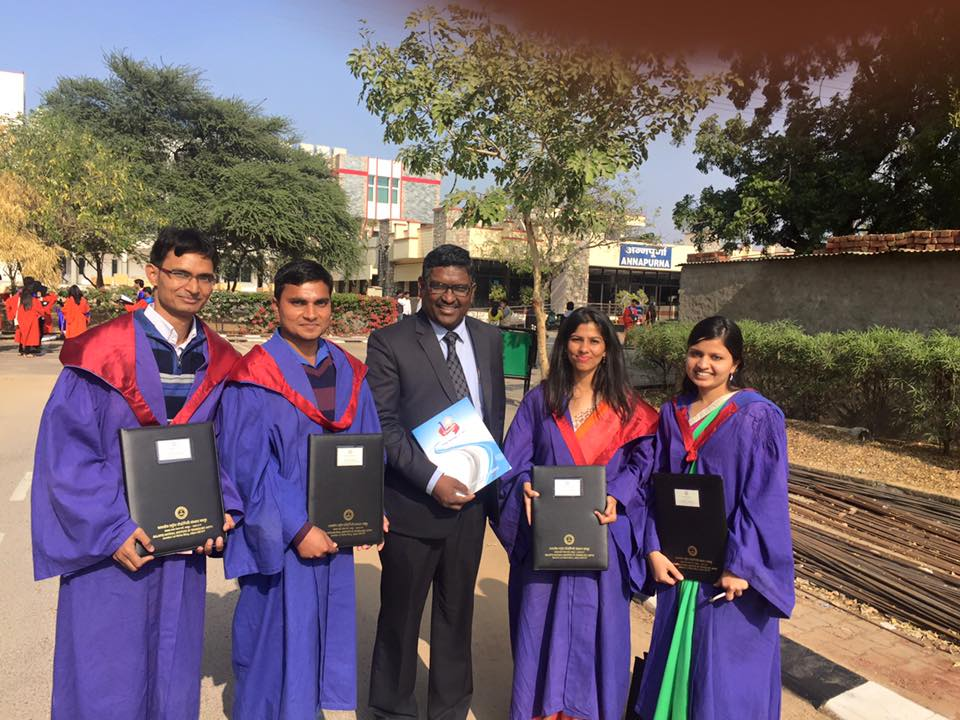
#> input picture 1-face-recognition/imgs/005 6.jpg, 960 x 720 px
$ jupyter execute assignment2.ipynb
#> lines starting #> are read from the running program, lines starting #| are printed output that depends on the picture; after the words box and inside, x2 and y2 are one past the last pixel; in counts of white or black regions, pixels touching at a corner belong together
### Introduction to face recognition

#### Part 2: Face recognition on a static frame.

[cell 1]
import cv2
from matplotlib import pyplot as plt

image_path = '../imgs/005 6.jpg'

source_image = cv2.imread(image_path, 0)
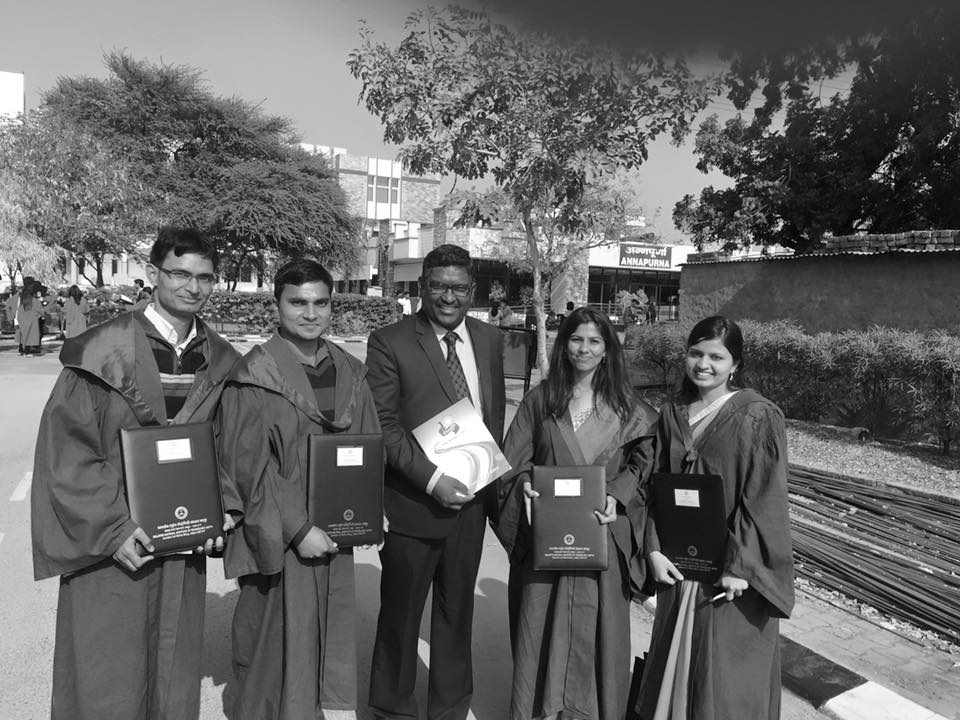
#> source_image: shape (720, 960); min 0, max 255, mean 100.2
source_image = cv2.cvtColor(source_image.copy(), cv2.COLOR_BGR2RGB)
#> source_image: shape (720, 960, 3)

plt.imshow(source_image)
plt.axis('off')

Reading pretreined model for face recognition. Definig face coordinates. Drawing rectangle around each face on the frame.

[cell 2]
face_cascade = cv2.CascadeClassifier('../pretrained-face-recognition-model/012 haarcascade-frontalface-default.xml')

faces = face_cascade.detectMultiScale(source_image, scaleFactor = 1.2, minNeighbors = 5, minSize = (20, 20))
#> faces = [[563, 323, 46, 46], [682, 336, 49, 49], [163, 253, 61, 61], [283, 282, 55, 55], [421, 266, 57, 57]]

for (x, y, w, h) in faces:
    source_image = cv2.rectangle(source_image, (x, y), (x + w, y + h), (0, 255, 0), 2)
#> this loop made 5 passes
#> pass 1, `source_image = cv2.rectangle(source_image, (x, y), (x + w, y + h), (0,..`:
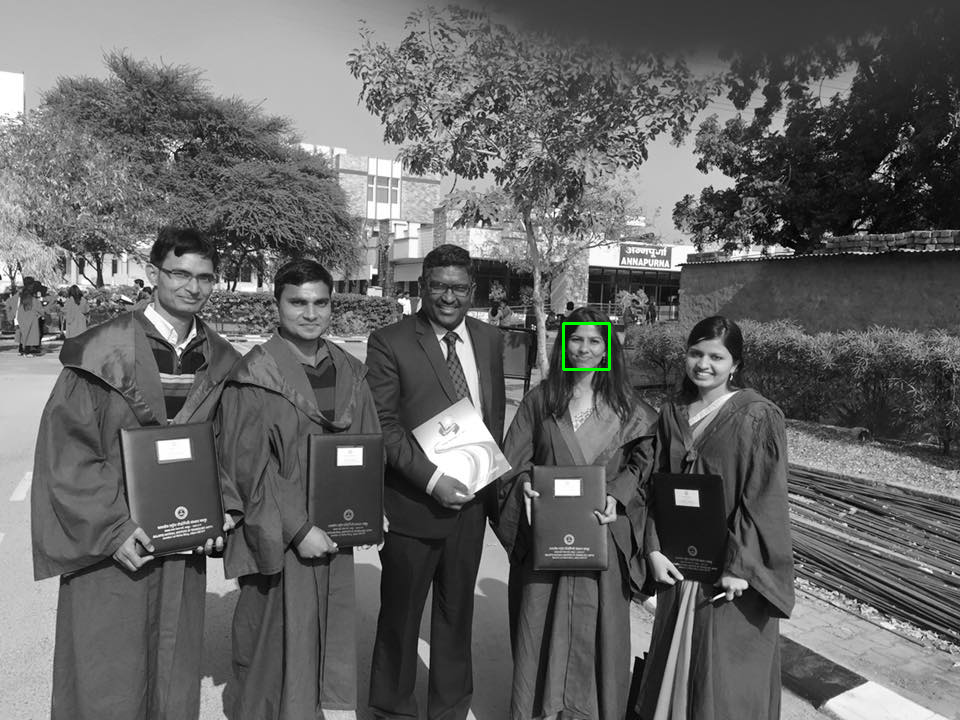
#> source_image: shape (720, 960, 3); mean R, G, B 100.2, 100.4, 100.2
#> pass 2, `source_image = cv2.rectangle(source_image, (x, y), (x + w, y + h), (0,..`:
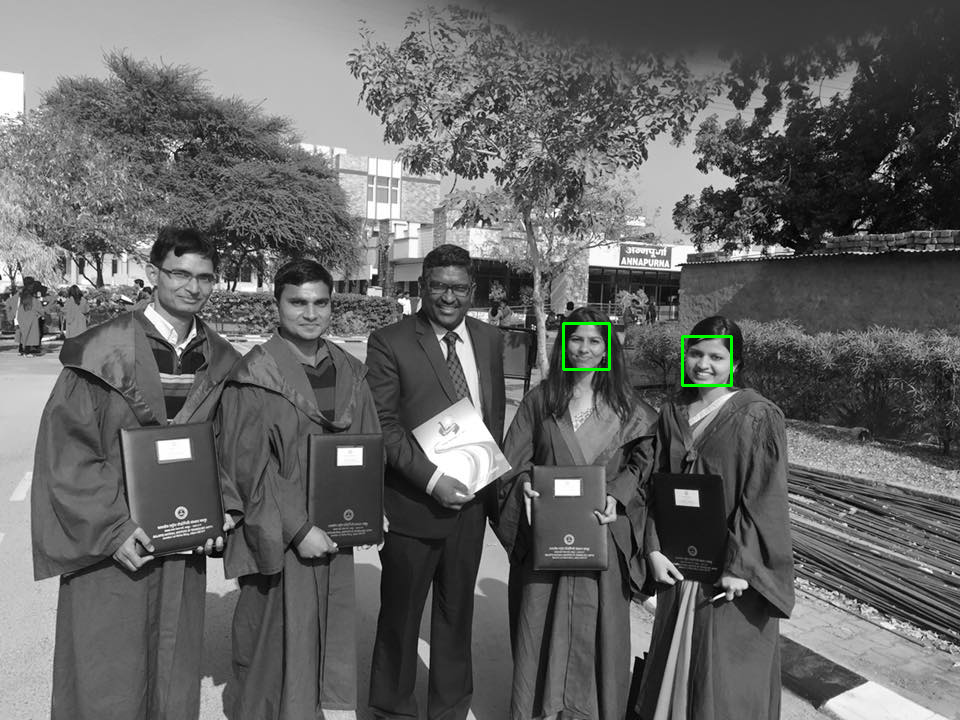
#> source_image: shape (720, 960, 3); 0.08% of pixels changed, all inside (x1, y1, x2, y2) = (681, 335, 733, 387)
#> pass 3, `source_image = cv2.rectangle(source_image, (x, y), (x + w, y + h), (0,..`:
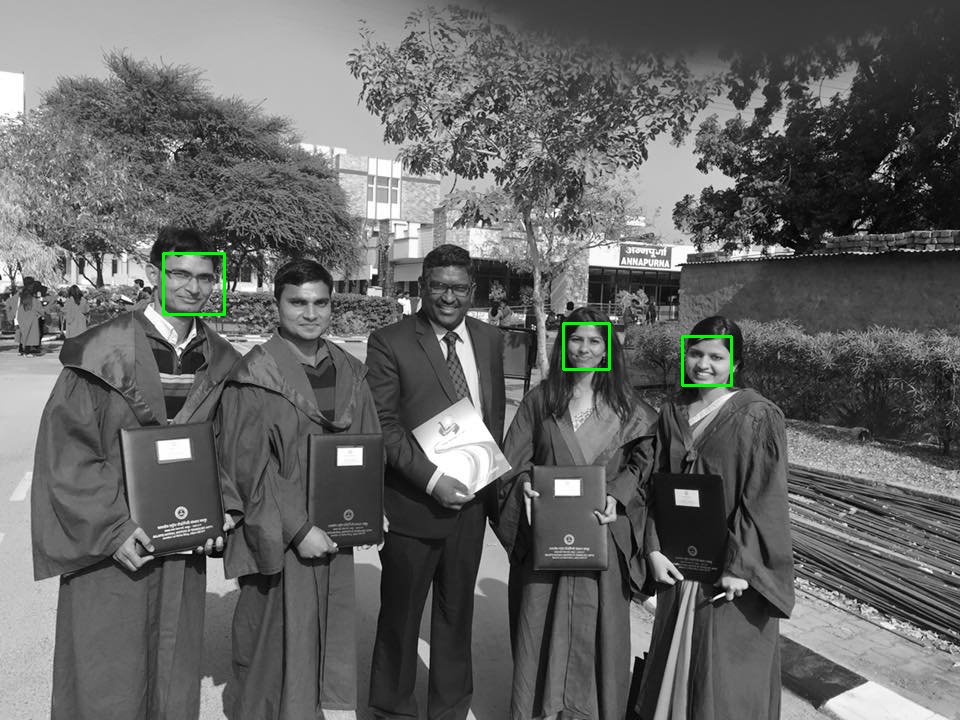
#> source_image: shape (720, 960, 3); 0.11% of pixels changed, all inside (x1, y1, x2, y2) = (162, 252, 226, 316)
#> after the loop:
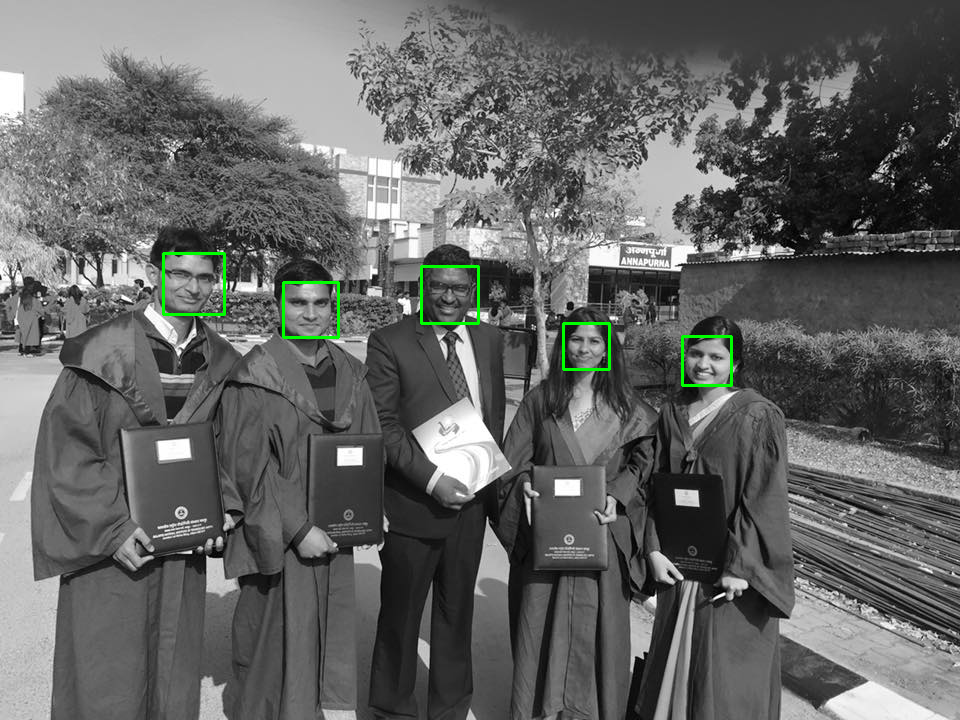
#> source_image: shape (720, 960, 3); 0.19% of pixels changed, all inside (x1, y1, x2, y2) = (282, 265, 480, 339)

plt.imshow(source_image)
plt.axis('off')
